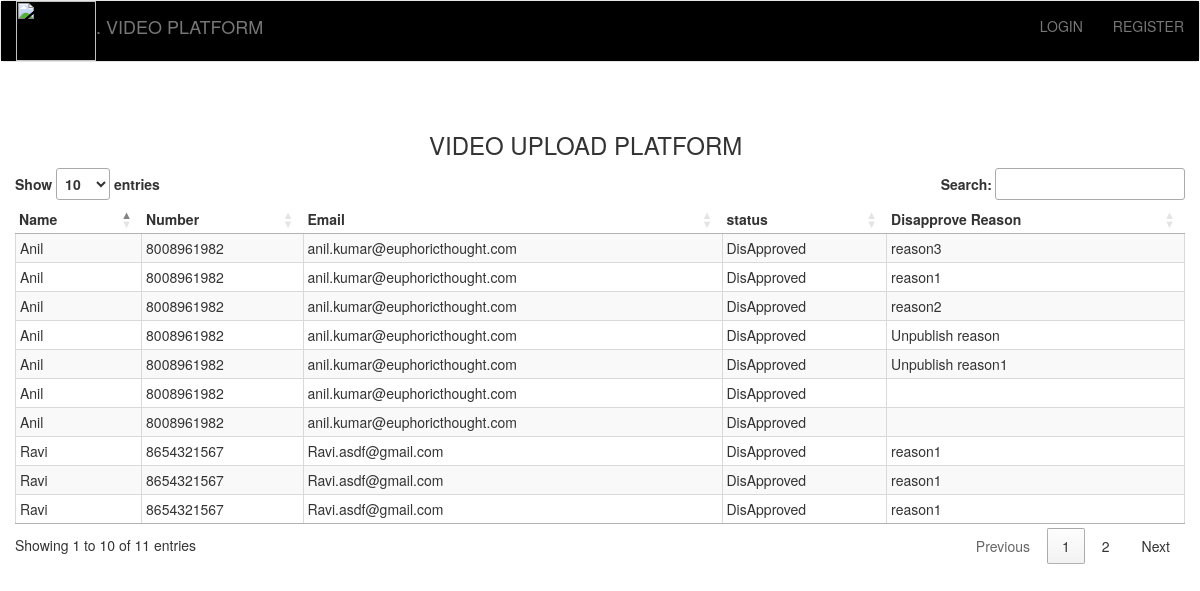
/disapprovedvideos/, run on the app's committed database.
### core/models.py (models this page shows, shortened)
class Document(models.Model):
    statuses = [("Draft","Draft"),("Approved", "Approved"),("DisApproved","DisApproved"),("UnPublished","UnPublished")]
    uploaded_at = models.DateTimeField(auto_now_add=True)
    upload = models.FileField(storage=MediaStorage())
    name = models.CharField(max_length=50)
    number = models.CharField(max_length=50)
    email = models.CharField(max_length=50)
    created_by = models.ForeignKey(User, on_delete=models.PROTECT,
                blank=True, null=True)
    status = models.CharField(max_length=20, choices=statuses, default="Draft")
    s3_bucket_url = models.CharField(max_length=1000, default="")
    dis_approve_reason = models.CharField(max_length=250, default="")
    unpublish_reason = models.CharField(max_length=250, default="")

### core/views.py (the view)
# urls.py: path("disapprovedvideos/",views.DisApprovedDocumentListView.as_view()),
class DisApprovedDocumentListView(DocumentListView):
    template_name = "disapprovedvideos.html"
    def get_queryset(self, *args, **kwargs):
        qs = super(DisApprovedDocumentListView, self).get_queryset(*args, **kwargs)
        search_args = self.request.GET
        name = search_args.get("name")
        qs = qs.filter(status="DisApproved")
        if name:
            qs = qs.filter(name__contains=name)
        qs = qs.order_by("-id")
        return qs

### core/views.py (called while the page is built)
    def get_queryset(self, *args, **kwargs):
        qs = super(DocumentListView, self).get_queryset(*args, **kwargs)
        search_args = self.request.GET
        status = search_args.get('status')
        name = search_args.get("name")
        if status:
            qs = qs.filter(status=status)
        if name:
            qs = qs.filter(name__contains=name)
        qs = qs.order_by("-id")
        return qs

### core/templates/disapprovedvideos.html (shortened to what this page needs)
{% extends "layout.html" %}
{% block  include %}
  <link rel="stylesheet" type="text/css" href="https://cdn.datatables.net/1.12.1/css/jquery.dataTables.css">
  {% endblock %}
{% block content%}
<div class="row">
    <table id="videos" class="cell-border compact stripe nowrap">
        <thead>
            <tr>
                <th>Name</th>
                <th>Number</th>
                <th>Email</th>
                <th>status</th>
                <th>Disapprove Reason</th>
            </tr>
        </thead>
        <tbody>
            {% for video in object_list %}
            <tr>
                <td>{{ video.name }}</td>
                <td>{{ video.number }}</td>
                <td>{{ video.email }}</td>
                <td>{{ video.status }}</td>
                <td>{{ video.dis_approve_reason }}</td>
            </tr>
            {% endfor %}
        </tbody>
    </table>
</div>
{% endblock %}

### data on the page
Document: name "Ravi", number "8654321567", email "Ravi.asdf@gmail.com", status "DisApproved", dis_approve_reason "reason1"
Document: name "Ravi", number "8654321567", email "Ravi.asdf@gmail.com", status "DisApproved", dis_approve_reason "reason1"
Document: name "Ravi", number "8654321567", email "Ravi.asdf@gmail.com", status "DisApproved", dis_approve_reason "reason1"
Document: name "Anil", number "8008961982", email "anil.kumar@euphoricthought.com", status "DisApproved", dis_approve_reason "reason3"
Document: name "Anil", number "8008961982", email "anil.kumar@euphoricthought.com", status "DisApproved", dis_approve_reason "reason1"
Document: name "Anil", number "8008961982", email "anil.kumar@euphoricthought.com", status "DisApproved", dis_approve_reason "reason2"
Document: name "Anil", number "8008961982", email "anil.kumar@euphoricthought.com", status "DisApproved", dis_approve_reason "Unpublish reason"
Document: name "Anil", number "8008961982", email "anil.kumar@euphoricthought.com", status "DisApproved", dis_approve_reason "Unpublish reason1"
Document: name "Anil", number "8008961982", email "anil.kumar@euphoricthought.com", status "DisApproved"
Document: name "Anil", number "8008961982", email "anil.kumar@euphoricthought.com", status "DisApproved"
